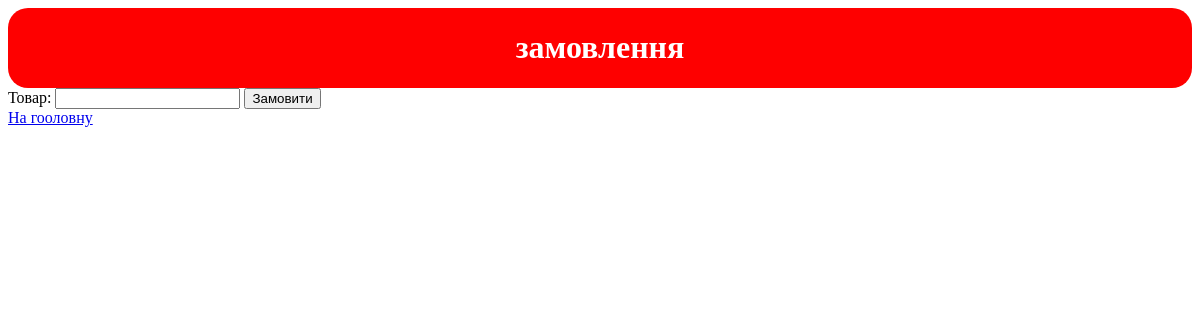
/orders/, run on an earlier commit of the app's database.
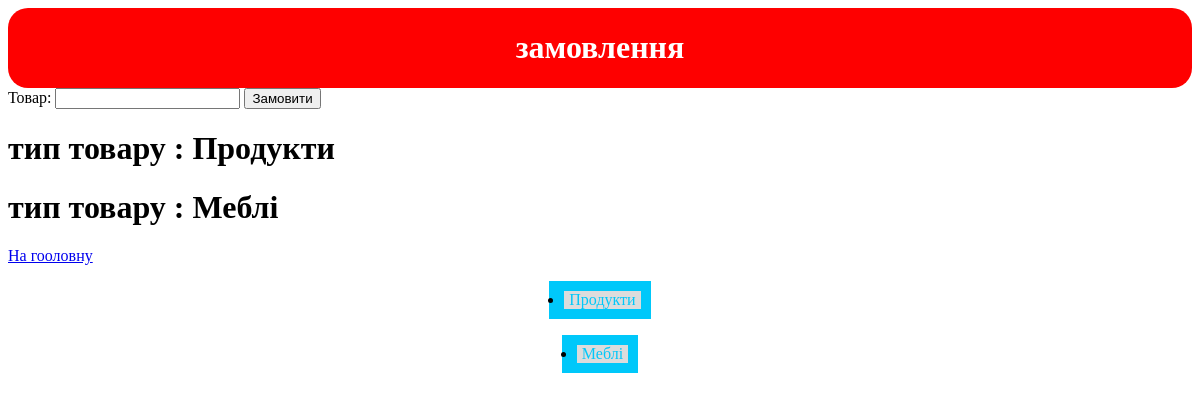
And on a later commit of the database.
### orders/models.py (models this page shows, shortened)
class Sklad(models.Model):
    type_product = models.CharField(max_length=100)
    adress = models.CharField(max_length=100)
    class Meta:
        verbose_name = "Склади"

### orders/views.py (the view, shortened to what this page needs)
# urls.py: path('orders/', include('orders.urls')),
def orders(request):
    find_type = Sklad.objects.all()
    succes  = None
    eror = None
    adress_p = None
    return render(request,'orders/orders.html',{
                                                'error':eror,
                                                'succes':succes,
                                                'adress_p':adress_p,
                                                'find_type':find_type})

### orders/templates/orders/orders.html (shortened to what this page needs)
{% load static %}
<!DOCTYPE html>
<html lang="en">
<head>
    <link rel="stylesheet" href="{% static 'main/css/static.css' %}">
</head>
<body>
    <div class="orders">
        <h1>замовлення</h1>
    </div>
    <form method="post">
        <label for="promo">Товар:</label>
        <input type="text" name="promo">
        <button class="action_order">Замовити</button>
    </form>
    {% for el in find_type %}
    <h1> тип товару : {{el.type_product }} </h1>
    {% endfor %}
    <a href="{%url 'index' %}">На гооловну</a>
    {% for sklad in find_type %}
    <ul class="nav">
        <li class="nav__item">
            <a class="nav__link" href="#">
                {{ sklad.type_product }}
            </a>
        </li>
    </ul>
    {% endfor %}
</body>
</html>

### main/static/main/css/static.css (style rules this page uses)
.orders { background-color: rgb(254, 0, 0); color: rgb(255, 255, 255); display: flex; justify-content: center; border-radius: 20px; }
:root { --color-alfa: rgb(220, 220, 220); --color-beta: rgb(0, 200, 250); }
.nav { background: var(--color-beta); display: flex; justify-self: center; padding: 10px; }
.nav__item { background: var(--color-alfa); cursor: pointer; padding: 0 5px; margin-left: 5px; position: relative; }
.nav__link { display: inline-block; color: var(--color-beta); height: 100%; text-decoration: none; width: 100%; }

What changed in the data, as far as the page shows it:
added Sklad: type_product "Продукти"
added Sklad: type_product "Меблі"
